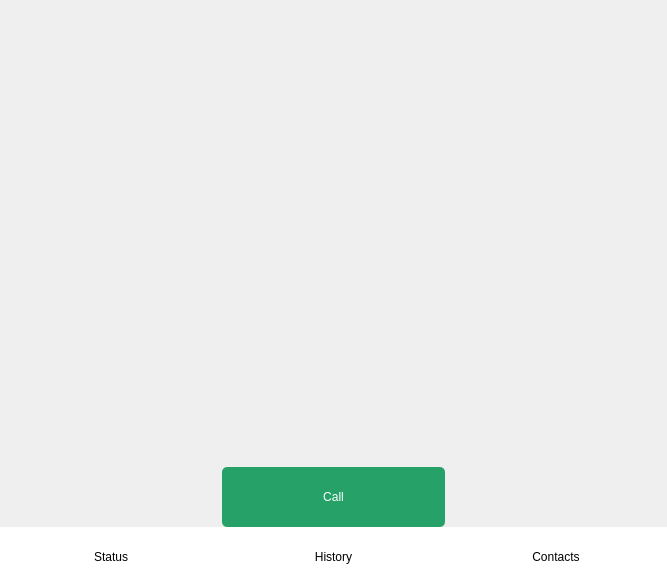
<?xml version="1.0" encoding="UTF-8"?>
<ui version="4.0">
 <class>Form</class>
 <widget class="QWidget" name="Form">
  <property name="geometry">
   <rect>
    <x>0</x>
    <y>0</y>
    <width>667</width>
    <height>587</height>
   </rect>
  </property>
  <property name="minimumSize">
   <size>
    <width>600</width>
    <height>500</height>
   </size>
  </property>
  <property name="maximumSize">
   <size>
    <width>16777215</width>
    <height>16777215</height>
   </size>
  </property>
  <property name="windowTitle">
   <string>Form</string>
  </property>
  <property name="styleSheet">
   <string notr="true"/>
  </property>
  <layout class="QFormLayout" name="formLayout">
   <property name="horizontalSpacing">
    <number>0</number>
   </property>
   <property name="verticalSpacing">
    <number>0</number>
   </property>
   <property name="leftMargin">
    <number>0</number>
   </property>
   <property name="topMargin">
    <number>0</number>
   </property>
   <property name="rightMargin">
    <number>0</number>
   </property>
   <property name="bottomMargin">
    <number>0</number>
   </property>
   <item row="0" column="0" colspan="2">
    <layout class="QHBoxLayout" name="horizontalLayout_9">
     <property name="spacing">
      <number>0</number>
     </property>
     <property name="topMargin">
      <number>0</number>
     </property>
     <item>
      <spacer name="horizontalSpacer">
       <property name="orientation">
        <enum>Qt::Horizontal</enum>
       </property>
       <property name="sizeHint" stdset="0">
        <size>
         <width>40</width>
         <height>20</height>
        </size>
       </property>
      </spacer>
     </item>
     <item>
      <widget class="QPushButton" name="Settings_button">
       <property name="text">
        <string/>
       </property>
       <property name="icon">
        <iconset>
         <normaloff>../images/cogs.png</normaloff>../images/cogs.png</iconset>
       </property>
       <property name="iconSize">
        <size>
         <width>24</width>
         <height>24</height>
        </size>
       </property>
       <property name="flat">
        <bool>true</bool>
       </property>
      </widget>
     </item>
    </layout>
   </item>
   <item row="1" column="0" colspan="2">
    <layout class="QHBoxLayout" name="horizontalLayout_4">
     <property name="topMargin">
      <number>0</number>
     </property>
     <item>
      <spacer name="horizontalSpacer_3">
       <property name="orientation">
        <enum>Qt::Horizontal</enum>
       </property>
       <property name="sizeHint" stdset="0">
        <size>
         <width>40</width>
         <height>20</height>
        </size>
       </property>
      </spacer>
     </item>
     <item>
      <widget class="QListView" name="lista">
       <property name="minimumSize">
        <size>
         <width>500</width>
         <height>400</height>
        </size>
       </property>
       <property name="styleSheet">
        <string notr="true">font: 14pt &quot;Ubuntu&quot;;
background: transparent;
border: 0p solid black;</string>
       </property>
      </widget>
     </item>
     <item>
      <spacer name="horizontalSpacer_2">
       <property name="orientation">
        <enum>Qt::Horizontal</enum>
       </property>
       <property name="sizeHint" stdset="0">
        <size>
         <width>40</width>
         <height>20</height>
        </size>
       </property>
      </spacer>
     </item>
    </layout>
   </item>
   <item row="2" column="0" colspan="2">
    <layout class="QHBoxLayout" name="horizontalLayout_2">
     <property name="spacing">
      <number>0</number>
     </property>
     <property name="topMargin">
      <number>0</number>
     </property>
     <item>
      <widget class="QPushButton" name="pushButton_11">
       <property name="minimumSize">
        <size>
         <width>0</width>
         <height>60</height>
        </size>
       </property>
       <property name="text">
        <string/>
       </property>
       <property name="flat">
        <bool>true</bool>
       </property>
      </widget>
     </item>
     <item>
      <widget class="QPushButton" name="Call_button">
       <property name="minimumSize">
        <size>
         <width>0</width>
         <height>60</height>
        </size>
       </property>
       <property name="styleSheet">
        <string notr="true">QPushButton { background-color: rgba(38, 162, 105, 255);
gridline-color: rgb(198, 70, 0);
font: 16pt &quot;Ubuntu&quot;;
color: rgb(255, 255, 255);
border: 0px;
border-radius: 5px;}
QPushButton:focusressed {background-color: qlineargradient(spread:pad, x1:0, y1:0, x2:0, y2:1, stop:0 rgba(38, 162, 105, 255), stop:1 rgba(15, 63, 42, 255));
gridline-color: rgb(198, 70, 0);
font: 16pt &quot;Ubuntu&quot;;
color: rgba(38, 162, 105, 255);
border: 0px; }
 QPushButton:focus {background-color: rgba(255, 255, 255, 255);
gridline-color: rgb(198, 70, 0);
font: 16pt &quot;Ubuntu&quot;;
color: rgba(38, 162, 105, 255);
border: 0px; 
border-radius: 5px;}
</string>
       </property>
       <property name="text">
        <string>Call</string>
       </property>
      </widget>
     </item>
     <item>
      <widget class="QPushButton" name="show_keyboard">
       <property name="minimumSize">
        <size>
         <width>0</width>
         <height>60</height>
        </size>
       </property>
       <property name="text">
        <string/>
       </property>
       <property name="flat">
        <bool>true</bool>
       </property>
      </widget>
     </item>
    </layout>
   </item>
   <item row="3" column="0" colspan="2">
    <layout class="QHBoxLayout" name="horizontalLayout">
     <property name="spacing">
      <number>0</number>
     </property>
     <item>
      <widget class="QPushButton" name="Main_button">
       <property name="minimumSize">
        <size>
         <width>0</width>
         <height>60</height>
        </size>
       </property>
       <property name="styleSheet">
        <string notr="true">QPushButton { background-color: rgba(255, 255, 255, 255);
font: 12pt &quot;Ubuntu&quot;;
border: 0px;}
QPushButton:focuspressed {background-color: rgba(255, 255, 255, 255);
gridline-color: rgb(198, 70, 0);
font: 12pt &quot;Ubuntu&quot;;
color:black;
border: 0px; }
 QPushButton:pressed {background-color: rgba(150, 150, 150, 255);
gridline-color: rgb(198, 70, 0);
font: 12pt &quot;Ubuntu&quot;;
color:black;
border: 0px; }</string>
       </property>
       <property name="text">
        <string>Status</string>
       </property>
       <property name="icon">
        <iconset>
         <normaloff>../images/indicator.png</normaloff>../images/indicator.png</iconset>
       </property>
       <property name="iconSize">
        <size>
         <width>24</width>
         <height>24</height>
        </size>
       </property>
      </widget>
     </item>
     <item>
      <widget class="QPushButton" name="History_button">
       <property name="minimumSize">
        <size>
         <width>0</width>
         <height>60</height>
        </size>
       </property>
       <property name="styleSheet">
        <string notr="true">QPushButton { background-color: rgba(255, 255, 255, 255);
font: 12pt &quot;Ubuntu&quot;;
border: 0px;}
QPushButton:focuspressed {background-color: rgba(255, 255, 255, 255);
gridline-color: rgb(198, 70, 0);
font: 12pt &quot;Ubuntu&quot;;
color:black;
border: 0px; }
 QPushButton:pressed {background-color: rgba(150, 150, 150, 255);
gridline-color: rgb(198, 70, 0);
font: 12pt &quot;Ubuntu&quot;;
color:black;
border: 0px; }</string>
       </property>
       <property name="text">
        <string>History</string>
       </property>
       <property name="icon">
        <iconset>
         <normaloff>../images/history.png</normaloff>../images/history.png</iconset>
       </property>
       <property name="iconSize">
        <size>
         <width>24</width>
         <height>24</height>
        </size>
       </property>
      </widget>
     </item>
     <item>
      <widget class="QPushButton" name="Contacts_button">
       <property name="minimumSize">
        <size>
         <width>0</width>
         <height>60</height>
        </size>
       </property>
       <property name="styleSheet">
        <string notr="true">QPushButton { background-color: rgba(255, 255, 255, 255);
font: 12pt &quot;Ubuntu&quot;;
border: 0px;}
QPushButton:focuspressed {background-color: rgba(255, 255, 255, 255);
gridline-color: rgb(198, 70, 0);
font: 12pt &quot;Ubuntu&quot;;
color:black;
border: 0px; }
 QPushButton:pressed {background-color: rgba(150, 150, 150, 255);
gridline-color: rgb(198, 70, 0);
font: 12pt &quot;Ubuntu&quot;;
color:black;
border: 0px; }</string>
       </property>
       <property name="text">
        <string>Contacts</string>
       </property>
       <property name="icon">
        <iconset>
         <normaloff>../images/contacts.png</normaloff>../images/contacts.png</iconset>
       </property>
       <property name="iconSize">
        <size>
         <width>24</width>
         <height>24</height>
        </size>
       </property>
      </widget>
     </item>
    </layout>
   </item>
  </layout>
 </widget>
 <resources/>
 <connections/>
</ui>
